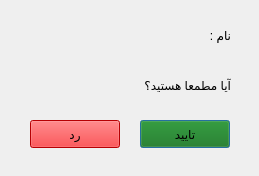
<?xml version="1.0" encoding="UTF-8"?>
<ui version="4.0">
 <class>confirmation</class>
 <widget class="QDialog" name="confirmation">
  <property name="geometry">
   <rect>
    <x>0</x>
    <y>0</y>
    <width>259</width>
    <height>176</height>
   </rect>
  </property>
  <property name="windowTitle">
   <string>Dialog</string>
  </property>
  <widget class="QPushButton" name="confim">
   <property name="geometry">
    <rect>
     <x>140</x>
     <y>120</y>
     <width>90</width>
     <height>28</height>
    </rect>
   </property>
   <property name="styleSheet">
    <string notr="true">background-color: rgb(13, 112, 6);</string>
   </property>
   <property name="text">
    <string>تایید</string>
   </property>
  </widget>
  <widget class="QPushButton" name="unconfirm">
   <property name="geometry">
    <rect>
     <x>30</x>
     <y>120</y>
     <width>90</width>
     <height>28</height>
    </rect>
   </property>
   <property name="styleSheet">
    <string notr="true">background-color: rgb(255, 0, 4);</string>
   </property>
   <property name="text">
    <string>رد</string>
   </property>
  </widget>
  <widget class="QLabel" name="label">
   <property name="geometry">
    <rect>
     <x>200</x>
     <y>20</y>
     <width>31</width>
     <height>31</height>
    </rect>
   </property>
   <property name="styleSheet">
    <string notr="true">font: 57 12pt &quot;Ubuntu&quot;;</string>
   </property>
   <property name="text">
    <string>نام : </string>
   </property>
  </widget>
  <widget class="QLabel" name="label_2">
   <property name="geometry">
    <rect>
     <x>80</x>
     <y>70</y>
     <width>151</width>
     <height>31</height>
    </rect>
   </property>
   <property name="styleSheet">
    <string notr="true">font: 57 12pt &quot;Ubuntu&quot;;</string>
   </property>
   <property name="text">
    <string>آیا مطمعا هستید؟</string>
   </property>
  </widget>
  <widget class="QLabel" name="name">
   <property name="geometry">
    <rect>
     <x>20</x>
     <y>20</y>
     <width>181</width>
     <height>31</height>
    </rect>
   </property>
   <property name="styleSheet">
    <string notr="true">font: 57 12pt &quot;Ubuntu&quot;;</string>
   </property>
   <property name="text">
    <string/>
   </property>
  </widget>
 </widget>
 <resources/>
 <connections/>
</ui>
